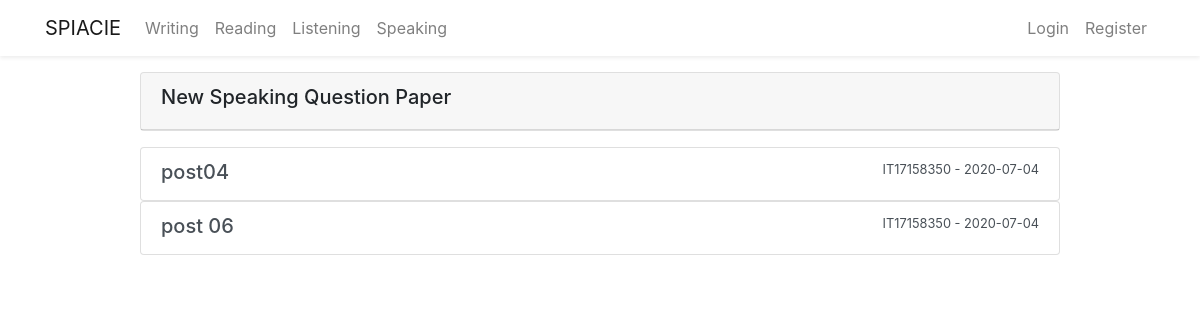
The page /speaking on the database as committed earlier.
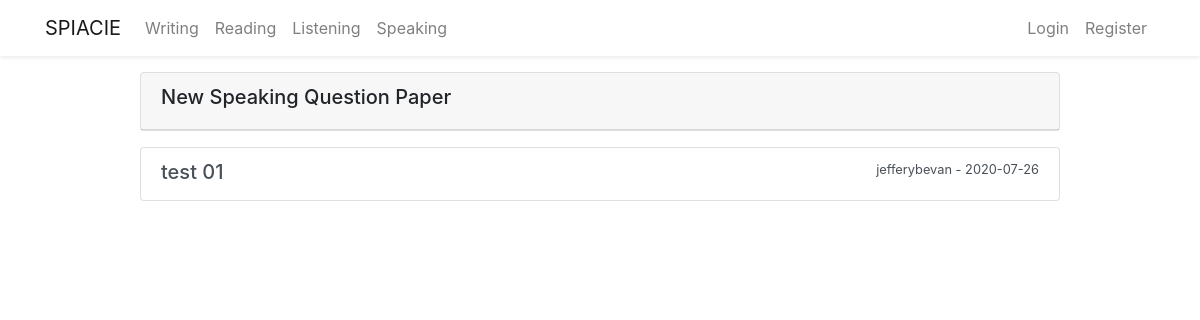
The same page on the database as committed later.
### flaskblog/models.py (models this page shows, shortened)
class Speaking(db.Model):
    id = db.Column(db.Integer, primary_key=True)
    title = db.Column(db.String(300), unique=True, nullable=False)
    question_01 = db.Column(db.String(500), nullable=False)
    question_02 = db.Column(db.String(500), nullable=False)
    question_03 = db.Column(db.String(500), nullable=False)
    question_04 = db.Column(db.String(500), nullable=False)
    question_05 = db.Column(db.String(500), nullable=False)
    date_posted = db.Column(db.DateTime, nullable=False,
                            default=datetime.now())
    user_id = db.Column(db.Integer, db.ForeignKey('user.id'), nullable=False)
    answer = db.relationship(
        'Speakinganswer', backref='speakingid', lazy=True)

class User(db.Model, UserMixin):
    id = db.Column(db.Integer, primary_key=True)
    firstname = db.Column(db.String(20), nullable=False)
    lastname = db.Column(db.String(20), nullable=False)
    username = db.Column(db.String(20), unique=True, nullable=False)
    email = db.Column(db.String(20), unique=True, nullable=False)
    password = db.Column(db.String(20), nullable=False)
    image_file = db.Column(db.String(20), nullable=False,
                           default='default.jpg')
    post = db.relationship('Post', backref='author', lazy=True)
    writingpaper = db.relationship(
        'Writingpaper', backref='wcreator', lazy=True)
    writinganswer = db.relationship(
        'Writingpaperanswer', backref='wcandidate', lazy=True)
    speaking = db.relationship(
        'Speaking', backref='vspeak', lazy=True)
    speakinganswer = db.relationship(
        'Speakinganswer', backref='speakanswer', lazy=True)

### flaskblog/speaking/routes.py (the view)
@speaking.route("/speaking")
def speak():
    speakings = Speaking.query.all()
    return render_template('speaking.html', speakings=speakings)

### flaskblog/templates/speaking.html (shortened to what this page needs)
{% extends 'layout.html' %} {% block content %}
<div class="row justify-content-center mt-3">
  <div class="col-md-10">
    <div class="card mb-3">
      <div class="card-header">
        <h5>New Speaking Question Paper</h5>
      </div>
    </div>
    {% for speaking in speakings %}
    <div class="list-group">
      <a
        href="{{ url_for('speaking.show_speaking', speaking_id= speaking.id )}}"
        class="list-group-item list-group-item-action"
      >
        <div class="d-flex w-100 justify-content-between">
          <h5 class="mb-1">{{ speaking.title }}</h5>
          <small>
            {{ speaking.vspeak.username }} -
            {{speaking.date_posted.strftime('%Y-%m-%d') }}</small
          >
        </div>
      </a>
    </div>
    {% endfor %}
  </div>
</div>
{% endblock content %}

### flaskblog/templates/layout.html (shortened to what this page needs)
<!DOCTYPE html>
<html lang="en">
  <head>
    <link
      rel="stylesheet"
      href="https://stackpath.bootstrapcdn.com/bootstrap/4.5.0/css/bootstrap.min.css"
    />
  </head>
  <body>
    {% include 'includes/_navbar.html' %}
    <div class="container mt-3">
       {% block content %} {% endblock
      content%}
    </div>
  </body>
</html>

### flaskblog/templates/includes/_navbar.html (shortened to what this page needs)
<nav class="navbar navbar-expand-md navbar-light bg-white shadow-sm">
  <div class="container">
    <a class="navbar-brand" href="/">SPIACIE</a>
    <div class="collapse navbar-collapse" id="navbarSupportedContent">
      <ul class="navbar-nav mr-auto">
        <li class="nav-item">
          <a class="nav-link" href="{{ url_for('writing.write') }}">Writing</a>
        </li>
        <li class="nav-item">
          <a class="nav-link" href="#">Reading</a>
        </li>
        <li class="nav-item">
          <a class="nav-link" href="#">Listening</a>
        </li>
        <li class="nav-item">
          <a class="nav-link" href="{{ url_for('speaking.speak') }}">Speaking</a>
        </li>
      </ul>
      <ul class="navbar-nav ml-auto">
        {% if current_user.is_authenticated %}
        <li class="nav-item">
          <a class="nav-link" href="/post/new">New Post</a>
        </li>
        <li class="nav-item">
          <a class="nav-link" href="/account">Account</a>
        </li>
        <li class="nav-item">
          <a class="nav-link" href="/logout">Logout</a>
        </li>
        {% else %}
        <li class="nav-item">
          <a class="nav-link" href="/login">Login</a>
        </li>
        <li class="nav-item">
          <a class="nav-link" href="/register">Register</a>
        </li>
        {% endif %}
      </ul>
    </div>
  </div>
</nav>

Rows that differ between the two databases and show on the page:
removed Speaking: title "post04", vspeak.username "IT17158350", date_posted "2020-07-04"
removed Speaking: title "post 06", vspeak.username "IT17158350", date_posted "2020-07-04"
added Speaking: title "test 01", vspeak.username "jefferybevan", date_posted "2020-07-26"
